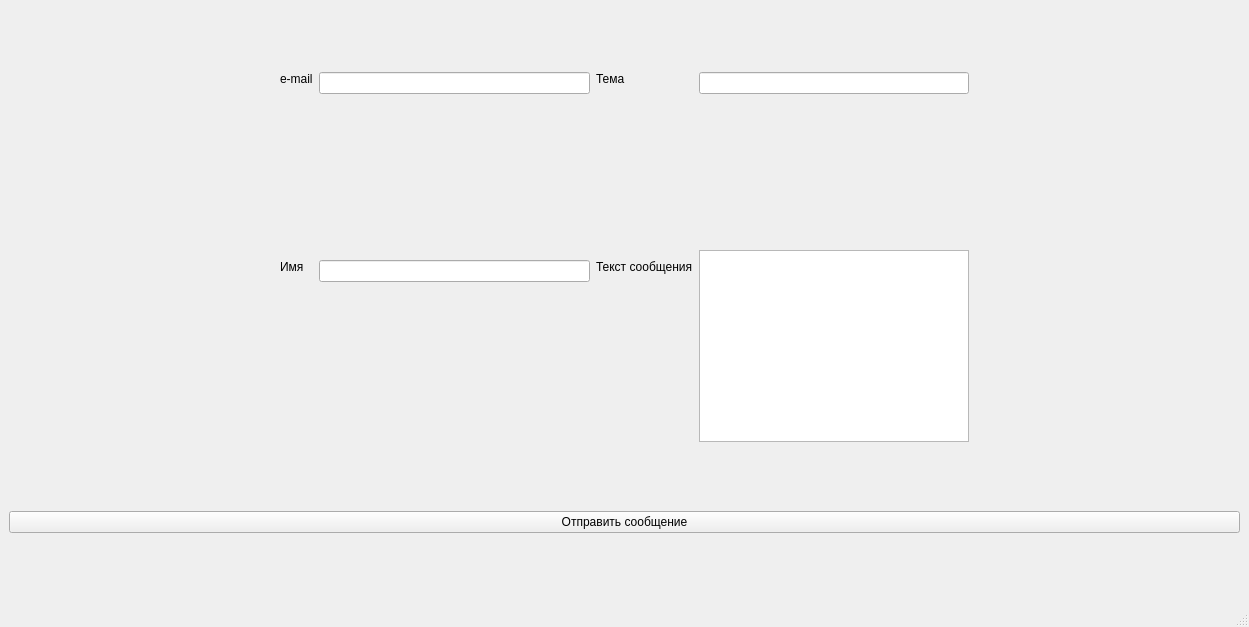
<?xml version="1.0" encoding="UTF-8"?>
<ui version="4.0">
 <class>MainWindow</class>
 <widget class="QMainWindow" name="MainWindow">
  <property name="geometry">
   <rect>
    <x>0</x>
    <y>0</y>
    <width>1249</width>
    <height>627</height>
   </rect>
  </property>
  <property name="windowTitle">
   <string>MainWindow</string>
  </property>
  <widget class="QWidget" name="centralwidget">
   <layout class="QVBoxLayout" name="verticalLayout_3">
    <item>
     <spacer name="verticalSpacer_2">
      <property name="orientation">
       <enum>Qt::Orientation::Vertical</enum>
      </property>
      <property name="sizeHint" stdset="0">
       <size>
        <width>20</width>
        <height>40</height>
       </size>
      </property>
     </spacer>
    </item>
    <item>
     <layout class="QHBoxLayout" name="horizontalLayout_2">
      <item>
       <spacer name="horizontalSpacer_2">
        <property name="orientation">
         <enum>Qt::Orientation::Horizontal</enum>
        </property>
        <property name="sizeHint" stdset="0">
         <size>
          <width>40</width>
          <height>20</height>
         </size>
        </property>
       </spacer>
      </item>
      <item>
       <layout class="QVBoxLayout" name="verticalLayout">
        <item>
         <widget class="QLabel" name="emailLabel">
          <property name="text">
           <string>e-mail</string>
          </property>
         </widget>
        </item>
        <item>
         <spacer name="verticalSpacer_7">
          <property name="orientation">
           <enum>Qt::Orientation::Vertical</enum>
          </property>
          <property name="sizeHint" stdset="0">
           <size>
            <width>20</width>
            <height>40</height>
           </size>
          </property>
         </spacer>
        </item>
        <item>
         <widget class="QLabel" name="nameLabel">
          <property name="text">
           <string>Имя</string>
          </property>
         </widget>
        </item>
        <item>
         <spacer name="verticalSpacer_9">
          <property name="orientation">
           <enum>Qt::Orientation::Vertical</enum>
          </property>
          <property name="sizeHint" stdset="0">
           <size>
            <width>20</width>
            <height>40</height>
           </size>
          </property>
         </spacer>
        </item>
       </layout>
      </item>
      <item>
       <layout class="QVBoxLayout" name="verticalLayout_2">
        <item>
         <widget class="QLineEdit" name="emailEdit"/>
        </item>
        <item>
         <spacer name="verticalSpacer_3">
          <property name="orientation">
           <enum>Qt::Orientation::Vertical</enum>
          </property>
          <property name="sizeHint" stdset="0">
           <size>
            <width>20</width>
            <height>40</height>
           </size>
          </property>
         </spacer>
        </item>
        <item>
         <widget class="QLineEdit" name="nameEdit"/>
        </item>
        <item>
         <spacer name="verticalSpacer_6">
          <property name="orientation">
           <enum>Qt::Orientation::Vertical</enum>
          </property>
          <property name="sizeHint" stdset="0">
           <size>
            <width>20</width>
            <height>40</height>
           </size>
          </property>
         </spacer>
        </item>
       </layout>
      </item>
      <item>
       <layout class="QVBoxLayout" name="verticalLayout_4">
        <item>
         <widget class="QLabel" name="titleLabel">
          <property name="text">
           <string>Тема</string>
          </property>
         </widget>
        </item>
        <item>
         <spacer name="verticalSpacer_10">
          <property name="orientation">
           <enum>Qt::Orientation::Vertical</enum>
          </property>
          <property name="sizeHint" stdset="0">
           <size>
            <width>20</width>
            <height>40</height>
           </size>
          </property>
         </spacer>
        </item>
        <item>
         <widget class="QLabel" name="messageLabel">
          <property name="text">
           <string>Текст сообщения</string>
          </property>
         </widget>
        </item>
        <item>
         <spacer name="verticalSpacer_8">
          <property name="orientation">
           <enum>Qt::Orientation::Vertical</enum>
          </property>
          <property name="sizeHint" stdset="0">
           <size>
            <width>20</width>
            <height>40</height>
           </size>
          </property>
         </spacer>
        </item>
       </layout>
      </item>
      <item>
       <layout class="QVBoxLayout" name="verticalLayout_5">
        <item>
         <widget class="QLineEdit" name="titleEdit"/>
        </item>
        <item>
         <spacer name="verticalSpacer_4">
          <property name="orientation">
           <enum>Qt::Orientation::Vertical</enum>
          </property>
          <property name="sizeHint" stdset="0">
           <size>
            <width>20</width>
            <height>150</height>
           </size>
          </property>
         </spacer>
        </item>
        <item>
         <widget class="QTextEdit" name="messageEdit"/>
        </item>
       </layout>
      </item>
      <item>
       <spacer name="horizontalSpacer_3">
        <property name="orientation">
         <enum>Qt::Orientation::Horizontal</enum>
        </property>
        <property name="sizeHint" stdset="0">
         <size>
          <width>40</width>
          <height>20</height>
         </size>
        </property>
       </spacer>
      </item>
     </layout>
    </item>
    <item>
     <spacer name="verticalSpacer_5">
      <property name="orientation">
       <enum>Qt::Orientation::Vertical</enum>
      </property>
      <property name="sizeHint" stdset="0">
       <size>
        <width>20</width>
        <height>40</height>
       </size>
      </property>
     </spacer>
    </item>
    <item>
     <widget class="QPushButton" name="sendMessage">
      <property name="text">
       <string>Отправить сообщение</string>
      </property>
     </widget>
    </item>
    <item>
     <spacer name="verticalSpacer">
      <property name="orientation">
       <enum>Qt::Orientation::Vertical</enum>
      </property>
      <property name="sizeHint" stdset="0">
       <size>
        <width>20</width>
        <height>40</height>
       </size>
      </property>
     </spacer>
    </item>
   </layout>
  </widget>
  <widget class="QMenuBar" name="menubar">
   <property name="geometry">
    <rect>
     <x>0</x>
     <y>0</y>
     <width>1249</width>
     <height>25</height>
    </rect>
   </property>
  </widget>
  <widget class="QStatusBar" name="statusbar"/>
 </widget>
 <resources/>
 <connections/>
</ui>
